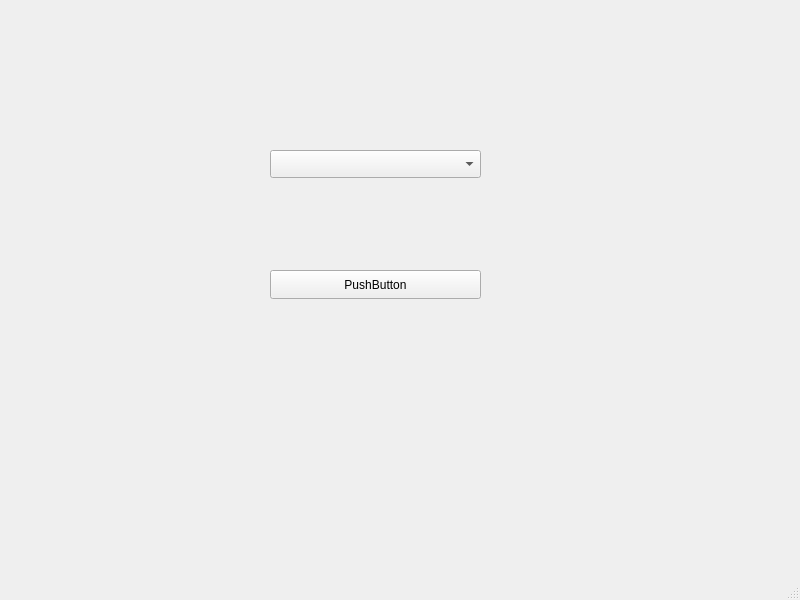
<?xml version="1.0" encoding="UTF-8"?>
<ui version="4.0">
 <class>MainWindow</class>
 <widget class="QMainWindow" name="MainWindow">
  <property name="geometry">
   <rect>
    <x>0</x>
    <y>0</y>
    <width>800</width>
    <height>600</height>
   </rect>
  </property>
  <property name="windowTitle">
   <string>MainWindow</string>
  </property>
  <widget class="QWidget" name="centralwidget">
   <widget class="QComboBox" name="comboBox">
    <property name="geometry">
     <rect>
      <x>270</x>
      <y>150</y>
      <width>211</width>
      <height>28</height>
     </rect>
    </property>
   </widget>
   <widget class="QPushButton" name="pushButton">
    <property name="geometry">
     <rect>
      <x>270</x>
      <y>270</y>
      <width>211</width>
      <height>29</height>
     </rect>
    </property>
    <property name="text">
     <string>PushButton</string>
    </property>
   </widget>
  </widget>
  <widget class="QMenuBar" name="menubar">
   <property name="geometry">
    <rect>
     <x>0</x>
     <y>0</y>
     <width>800</width>
     <height>21</height>
    </rect>
   </property>
  </widget>
  <widget class="QStatusBar" name="statusbar"/>
 </widget>
 <resources/>
 <connections/>
</ui>
